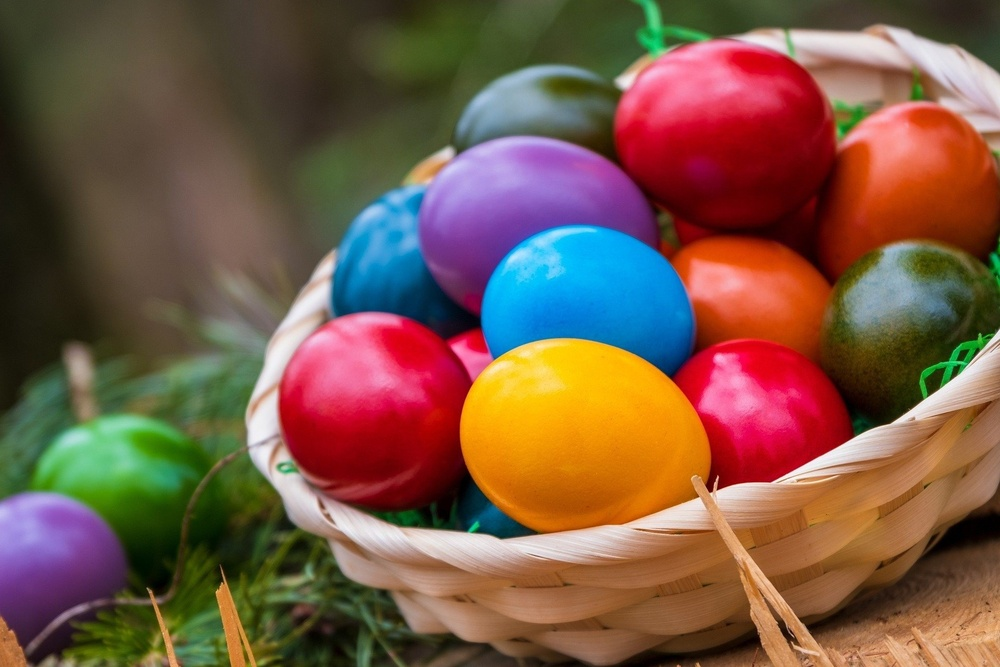
%> input picture kod/picture1.jpg, 1000 x 667 px, shrunk from 1920 x 1280 before the run
$ octave PSIO3x.m   (GNU Octave 9; MATLAB toolbox functions it lacks are replaced by stand-ins)
%> lines starting %> are read from the running program, lines starting %| are printed output that depends on the picture
% Wyczyszczenie środowiska
clc
clear all
close all

% Wczytanie obrazu
[obrazRGB] = imread('picture1.jpg');
%> obrazRGB is the input picture: size 667x1000x3 uint8; mean R, G, B 120.8, 88.2, 69.8

% Wydzielenie składowych R, G, B
obrazR = obrazRGB(:,:,1);
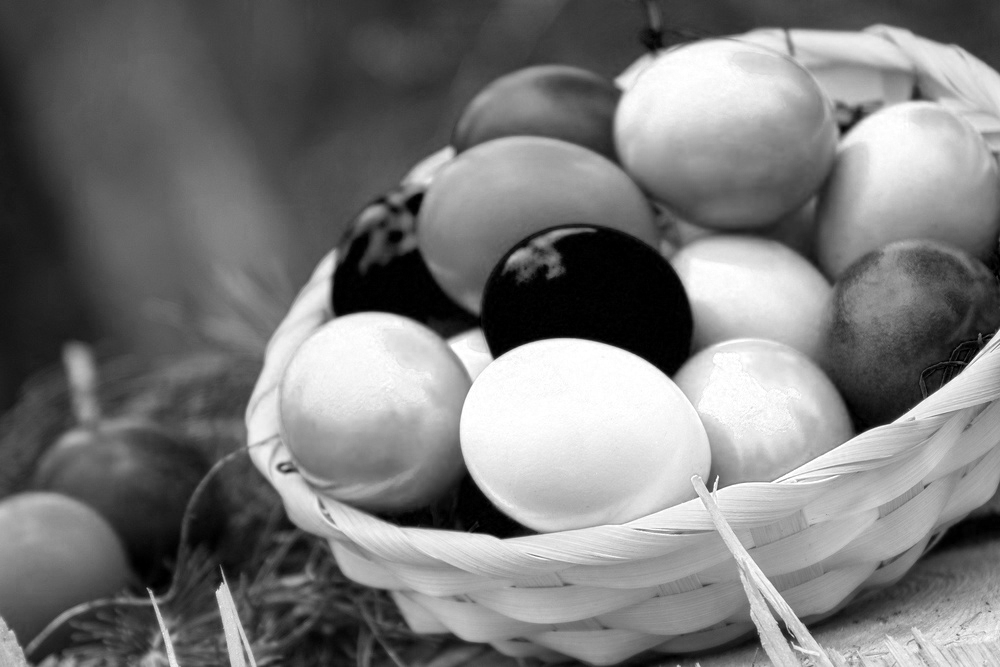
%> obrazR: size 667x1000 uint8; min 0, max 255, mean 120.8
obrazG = obrazRGB(:,:,2);
obrazB = obrazRGB(:,:,3);
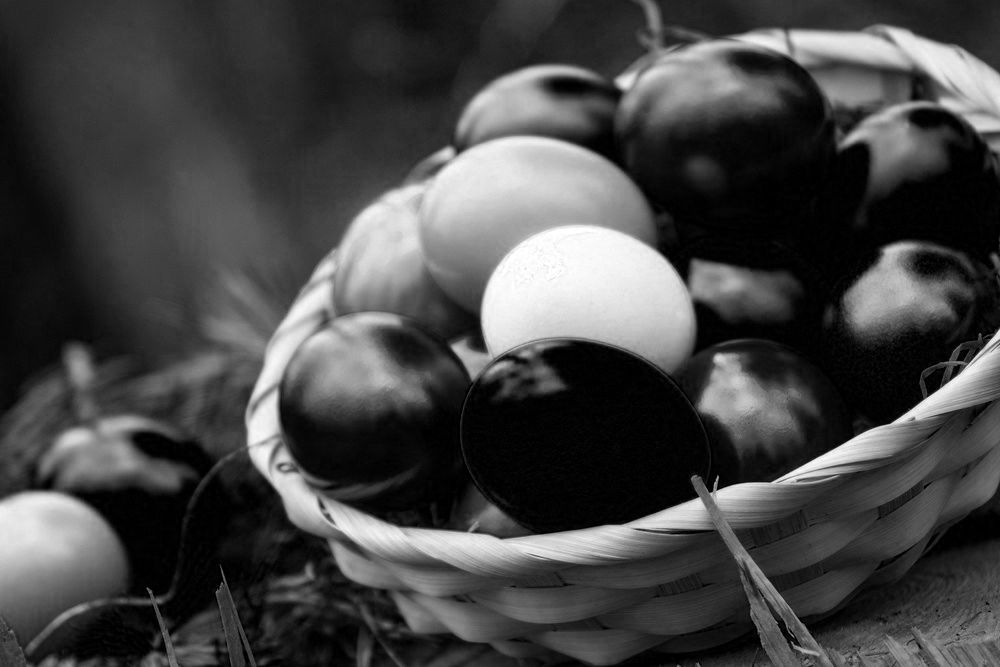
%> obrazB: size 667x1000 uint8; min 0, max 255, mean 69.8

% Pobranie rozmiarów obrazu
[w, k, ~] = size(obrazRGB);
%> w = 667; k = 1000

% Wyświetlenie oryginalnego obrazu
figure(1)
imshow(obrazRGB)
title('Obraz RGB')

% Utworzenie palet kolorów dla składowych R, G, B
r=0:1:255;
rr=r';
z=zeros(256,3);
z(:,1)=rr;
red=z/255;

r2=0:1:255;
rr2=r2';
z2=zeros(256,3);
z2(:,2)=rr2;
green=z2/255;

r3=0:1:255;
rr3=r3';
z3=zeros(256,3);
z3(:,3)=rr3;
blue=z3/255;

% Wartość nasycenia do osiągnięcia (Z)
Z = 90;

% Zmniejszenie nasycenia dla poszczególnych kanałów barwy
obrazR_redukowany = obrazR * (Z/255);
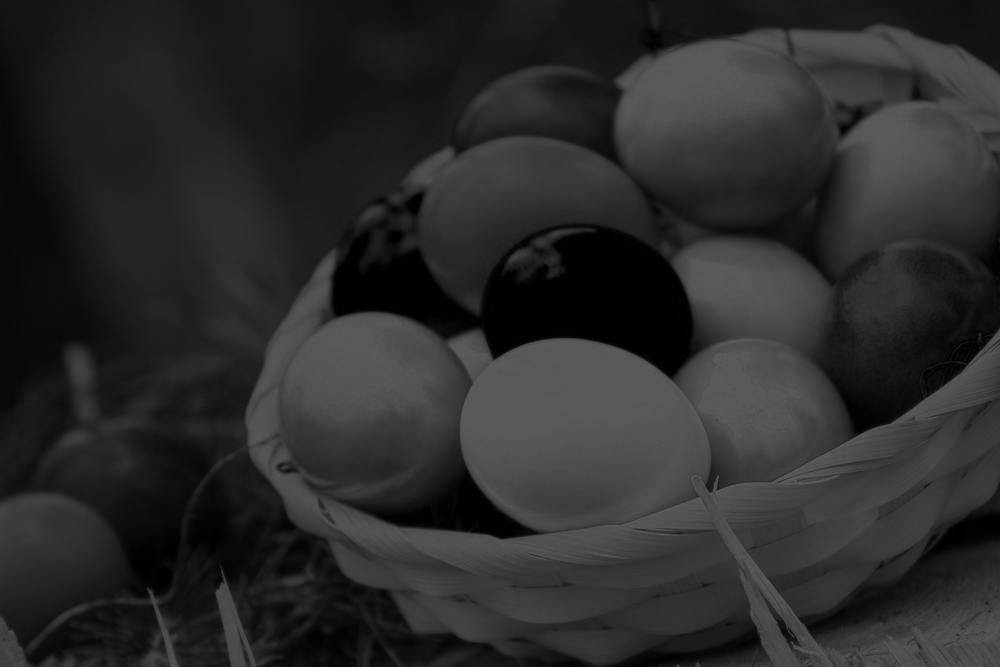
%> obrazR_redukowany: size 667x1000 uint8; min 0, max 90, mean 42.6
obrazG_redukowany = obrazG * (Z/255);
obrazB_redukowany = obrazB * (Z/255);
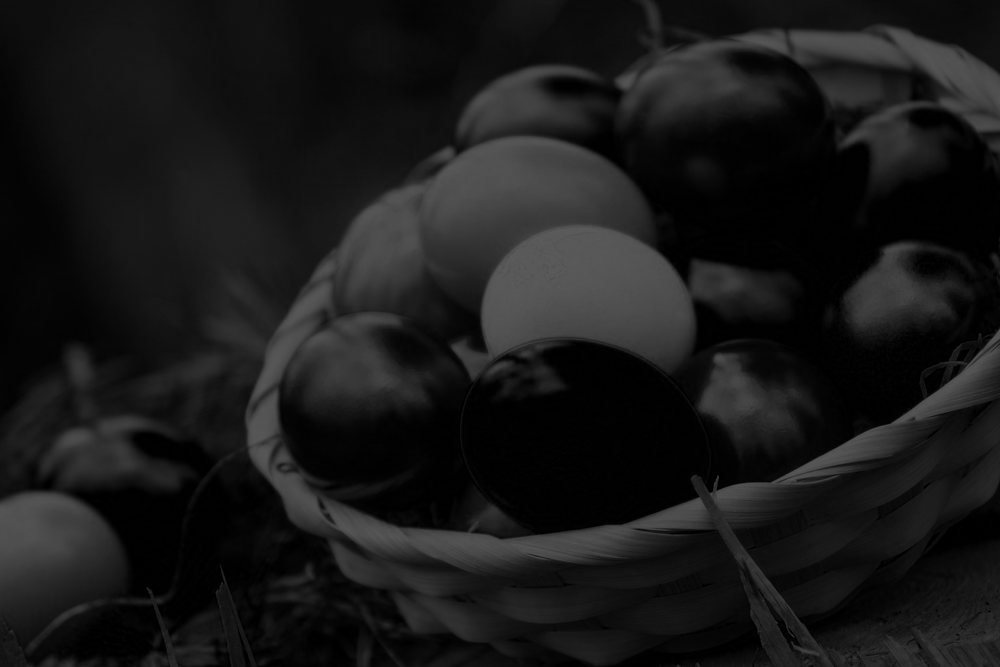
%> obrazB_redukowany: size 667x1000 uint8; min 0, max 90, mean 24.6

% Wygenerowanie wykresów 3D dla składowych kolorów
figure(2)
mesh(1:k, w:-1:1, obrazR_redukowany, 'FaceColor', 'texturemap', 'EdgeColor', 'none', 'CdataMapping', 'direct');
colormap(red)
view([-15 70]);
colorbar('vert');
title('Wykres przestrzenny - kanał czerwony (zredukowany)');
xlabel('Kolumna'); ylabel('Wiersz'); zlabel('Natężenie');

figure(3)
surf(1:k, w:-1:1, obrazG_redukowany, 'FaceColor', 'texturemap', 'EdgeColor', 'none', 'CdataMapping', 'direct');
colormap(green)
view([-15 70]);
colorbar('vert');
title('Wykres przestrzenny - kanał zielony (zredukowany)');
xlabel('Kolumna'); ylabel('Wiersz'); zlabel('Natężenie');

figure(4)
mesh(1:k, w:-1:1, obrazB_redukowany, 'FaceColor', 'texturemap', 'EdgeColor', 'none', 'CdataMapping', 'direct');
colormap(blue)
view([-15 70]);
colorbar('vert');
title('Wykres przestrzenny - kanał niebieski (zredukowany)');
xlabel('Kolumna'); ylabel('Wiersz'); zlabel('Natężenie');
%> after `zlabel('Natężenie')`:
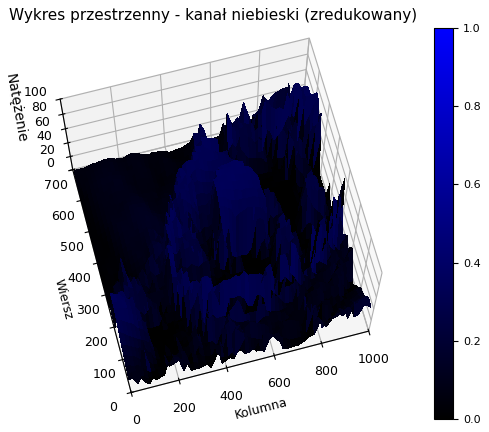
%> figure redrawn from the program's plot data

%% 2.	Dla jednego, wybranego obrazu RGB dokonać konwersji do 3 wybranych innych
% reprezentacji barwnych. Wyniki w postaci obrazów umieścić w sprawozdaniu. Scharakteryzować
% dla każdego modelu barwnego rodzaj pozyskiwanej informacji barwnej.

% Konwersja na przestrzeń barwną HSV
obrazHSV = rgb2hsv(obrazRGB);
%> obrazHSV: size 667x1000x3 double; mean H, S, V 0.313, 0.608, 0.539

% Konwersja na przestrzeń barwną Lab
obrazLab = rgb2lab(obrazRGB);
%> obrazLab: size 667x1000x3 double; mean of channels 1, 2, 3 42.2, 12.2, 17.9

% Konwersja na przestrzeń barwną YCbCr
obrazYCbCr = rgb2ycbcr(obrazRGB);
%> obrazYCbCr: size 667x1000x3 uint8; mean of channels 1, 2, 3 98.3, 115.1, 143.6

% Wyświetlanie obrazów w trzech różnych reprezentacjach barwnych
figure(5)
imshow(obrazRGB)
title('Obraz RGB')

figure(6)
imshow(obrazHSV)
title('Obraz w przestrzeni barwnej HSV')
xlabel('Odcień'); ylabel('Nasycenie'); zlabel('Wartość')

figure(7)
imshow(obrazLab)
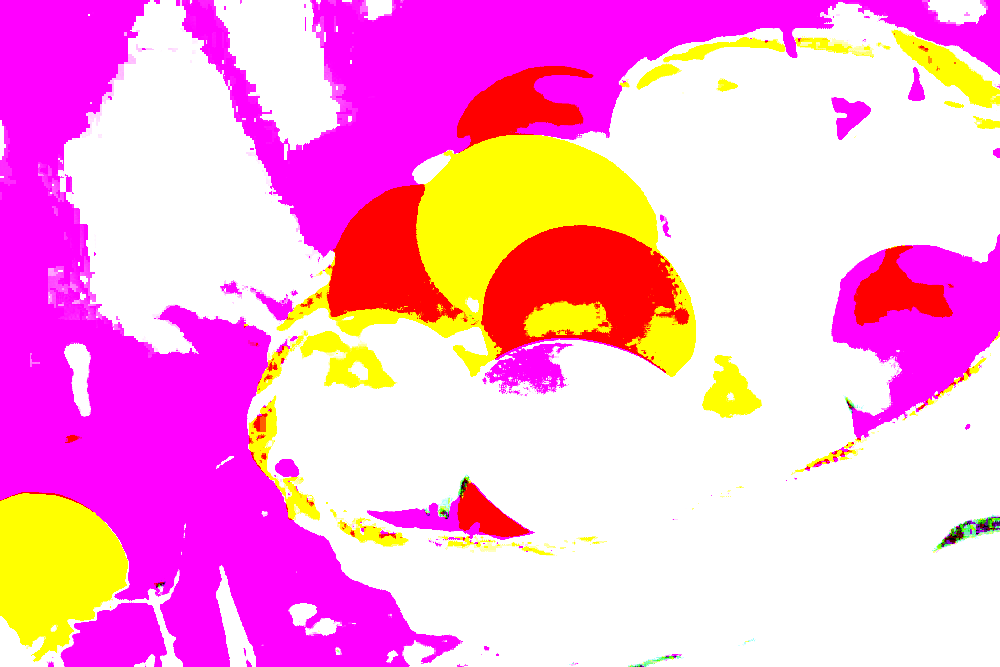
%> displayed picture: size 667x1000x3, on the screen's scale of 0 to 255; mean R, G, B 254.6, 162.9, 215.7
title('Obraz w przestrzeni barwnej Lab')
xlabel('Jasność'); ylabel('a'); zlabel('b')

figure(8)
imshow(obrazYCbCr)
title('Obraz w przestrzeni barwnej YCbCr')
xlabel('Luminancja'); ylabel('Chrominancja Cb'); zlabel('Chrominancja Cr')

%% 3.	Dla dowolnego obraz barwnego:
%a)	dokonać konwersji do obrazu w odcieniach szarości (rgb2gray)

% Konwersja na obraz w odcieniach szarości
obrazGray = rgb2gray(obrazRGB);
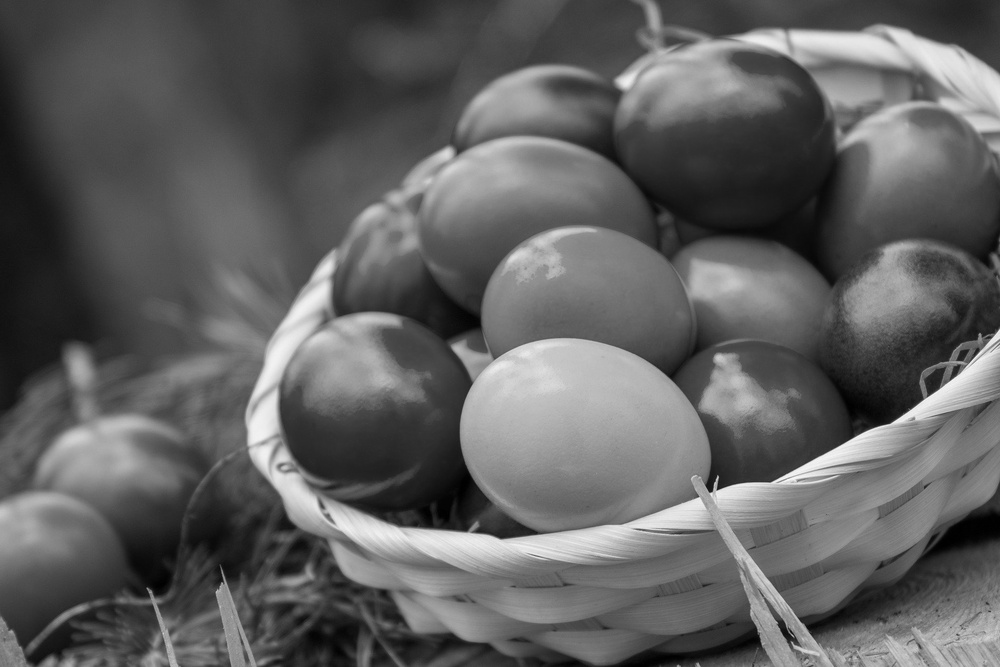
%> obrazGray: size 667x1000 uint8; min 0, max 249, mean 95.8

% Wyświetlanie obrazów
figure(9)
imshow(obrazRGB)
title('Obraz barwny')

figure(10)
imshow(obrazGray)
title('Obraz w odcieniach szarości')

%% b)	wyświetlić profil barwny RGB dla wybranego obiektu/fragmentu obrazu;

% Wyświetlanie obrazu
figure(11)
imshow(obrazRGB)
title('Obraz barwny')

% Wybór obszaru zainteresowania
%> (the run ends here)
